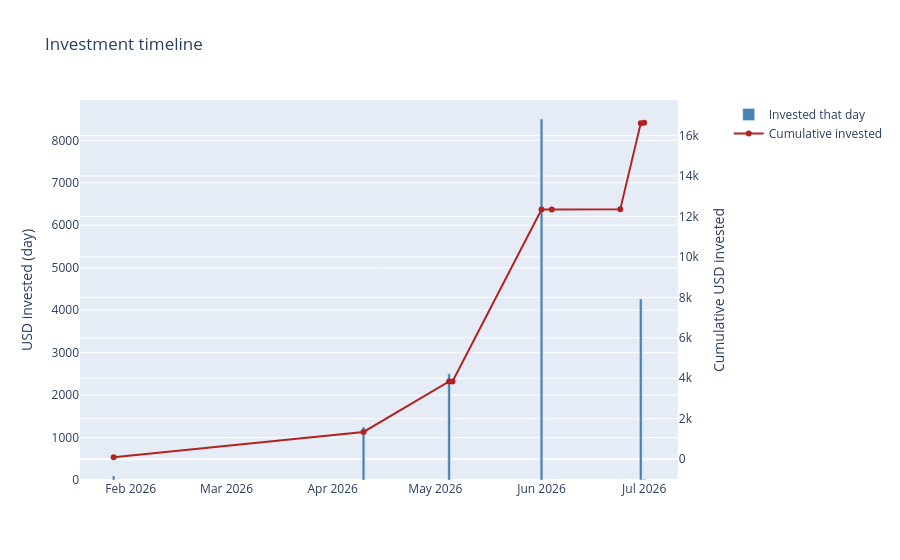

Notebook cell for this chart:
### Code cell
daily = transactions.daily_investment_timeline(trades)
visualization.plot_daily_investment_timeline(daily).show()

### Figure 1 — Plotly figure (JSON) as saved in the notebook; plotly's stock layout.template omitted (floating-point values rounded to 4 significant figures)
{"data": [{"customdata": [[NaN], [73.0], [25.0], [1.0], [26.0], [3.0], [20.0], [6.0], [1.0]], "hovertemplate": "%{x|%Y-%m-%d}<br>Invested: $%{y:,.2f}<br>Days since prior buy: %{customdata[0]}<extra></extra>", "marker": {"color": "steelblue"}, "name": "Invested that day", "type": "bar", "x": ["2026-01-27", "2026-04-10", "2026-05-05", "2026-05-06", "2026-06-01", "2026-06-04", "2026-06-24", "2026-06-30", "2026-07-01"], "xaxis": "x", "y": [96.06, 1250.0, 2500.0, 0.2867, 8503.0, 0.8783, 2.449, 4264.0, 18.69], "yaxis": "y"}, {"line": {"color": "firebrick"}, "mode": "lines+markers", "name": "Cumulative invested", "type": "scatter", "x": ["2026-01-27", "2026-04-10", "2026-05-05", "2026-05-06", "2026-06-01", "2026-06-04", "2026-06-24", "2026-06-30", "2026-07-01"], "xaxis": "x", "y": [96.06, 1346.0, 3846.0, 3846.0, 12350.0, 12350.0, 12350.0, 16620.0, 16630.0], "yaxis": "y2"}], "layout": {"hovermode": "x unified", "title": {"text": "Investment timeline"}, "xaxis": {"anchor": "y", "domain": [0, 0.94]}, "yaxis": {"anchor": "x", "domain": [0, 1], "title": {"text": "USD invested (day)"}}, "yaxis2": {"anchor": "x", "overlaying": "y", "side": "right", "title": {"text": "Cumulative USD invested"}}}}
